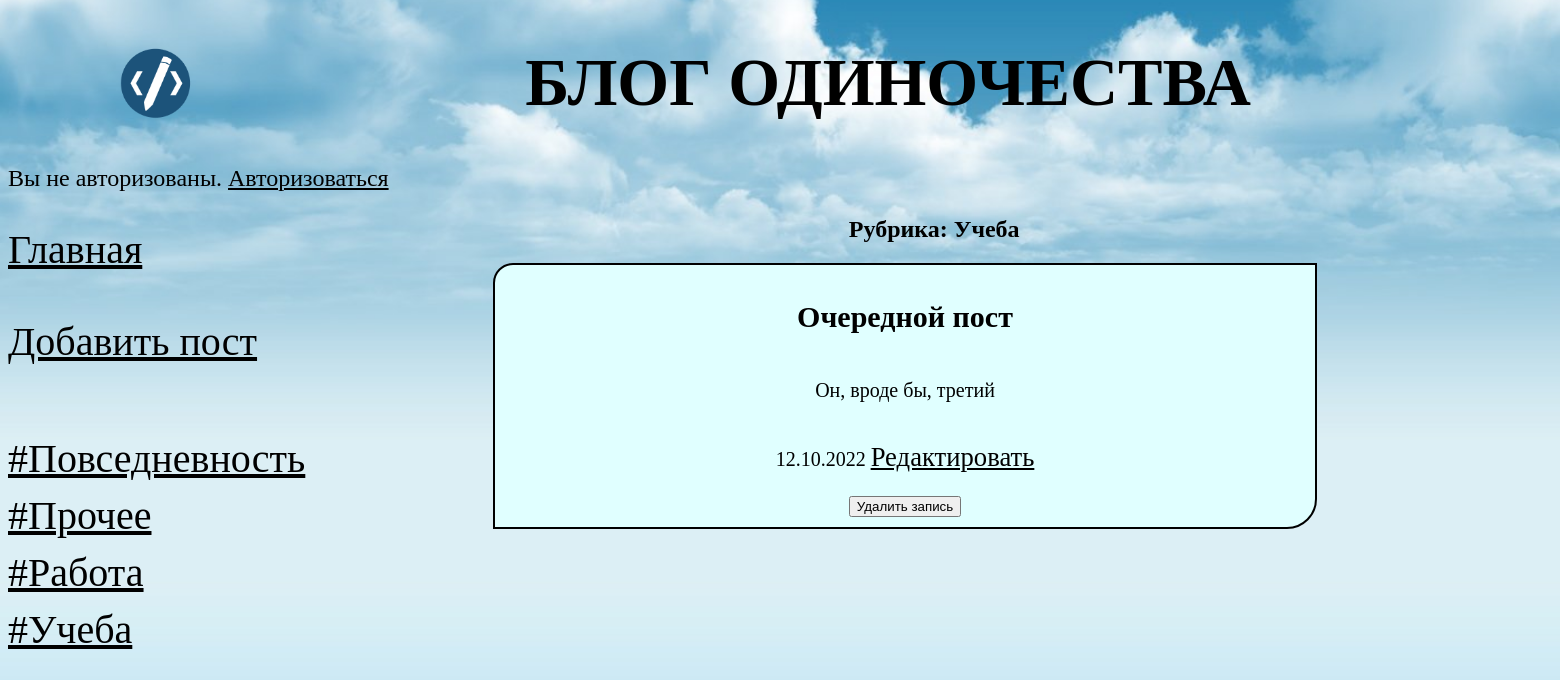
The app's page /bboard/2/, older data.
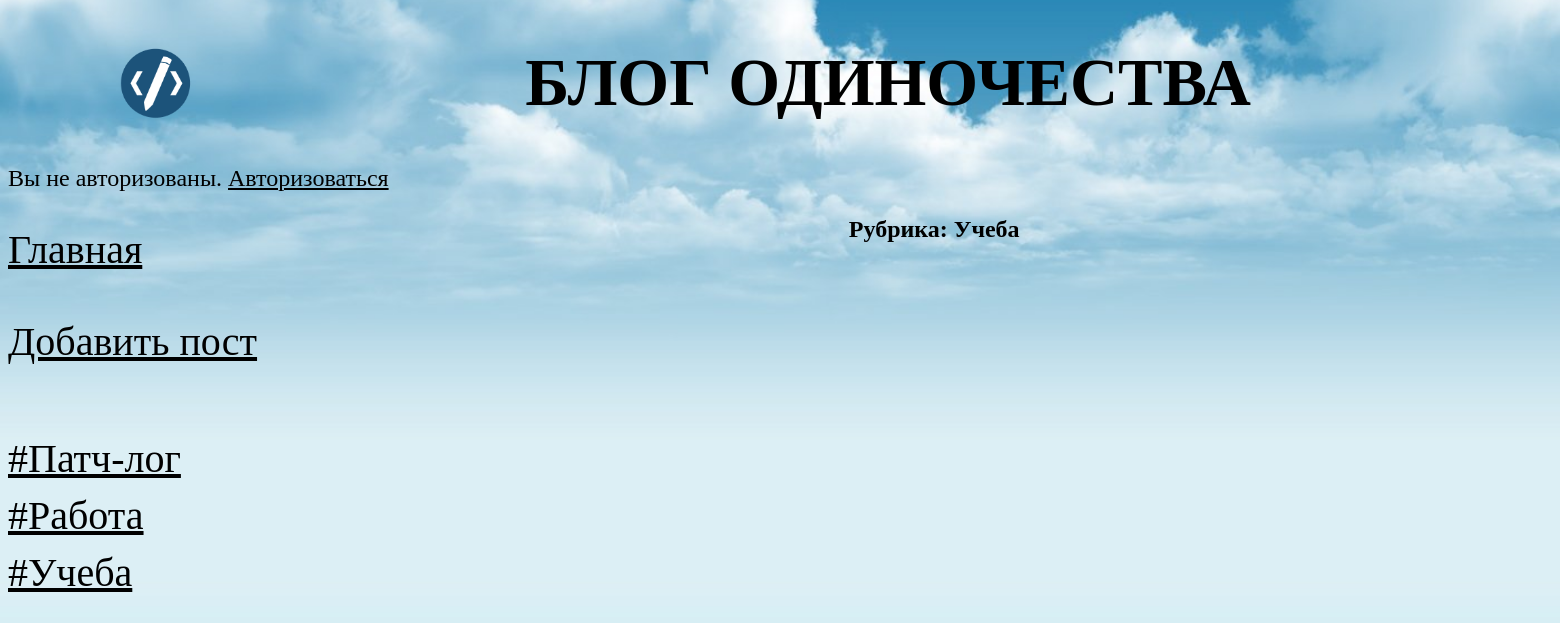
The same page, newer data.
### bboard/models.py (models this page shows, shortened)
class Rubric(models.Model):
    name = models.CharField(max_length=20, verbose_name="Название", db_index=True)
    class Meta:
        verbose_name_plural = "Рубрики"
        verbose_name = "Рубрика"
        ordering = ["name"]

class Bb(models.Model):
    title = models.CharField(max_length=50, verbose_name="Заголовок")
    content = models.TextField(null=True, blank=True, verbose_name="Описание")
    published = models.DateTimeField(
        auto_now_add=True, db_index=True, verbose_name="Опубликовано"
    )
    rubric = models.ForeignKey(
        "Rubric", null=True, on_delete=models.PROTECT, verbose_name="Рубрика"
    )
    class Meta:
        verbose_name_plural = "Посты"
        verbose_name = "Пост"
        ordering = ["-published"]

### bboard/views.py (the view)
# urls.py: path("<int:rubric_id>/",by_rubric, name='by_rubric'),
def by_rubric(request, rubric_id):
    bbs = Bb.objects.filter(rubric=rubric_id)
    rubrics = Rubric.objects.all()
    current_rubric = Rubric.objects.get(pk=rubric_id)
    context = {"bbs": bbs, "rubrics": rubrics, "current_rubric": current_rubric}
    return render(request, "bboard/by_rubric.html", context)

### bboard/templates/bboard/by_rubric.html (shortened to what this page needs)
{% extends "layout/basic.html" %}
{% block content %}
<h2 style="position: relative; left: 43%;">Рубрика: {{ current_rubric.name }}</h2>
{% for bb in bbs %}
<div class="post_block">
   <h2>{{ bb.title }}</h2>
   <p>{{ bb.content }}</p>
   <p>{{ bb.published|date:"d.m.Y" }} <a href="{% url 'post_edit' bb.id %}" class="redact_button">Редактировать</a></p>
   <form method="POST" action="{% url 'post_delete' bb.id %}">
      <button type="submit" >Удалить запись</button>
   </form>
</div>
{% endfor %}
{% endblock %}

### bboard/templates/layout/basic.html (shortened to what this page needs)
{% load static %}
<!DOCTYPE html>
<html>
   <head>
      <link rel="stylesheet" type="text/css"
      href="{% static 'bboard/style.css' %}">
   </head>
   <body>
      <header>
         <h1>Блог одиночества</h1>
         {% if user.is_authenticated %}
         <p><a href="{% url 'logout' %}" style="font-size: 18pt;  color: black;">Выйти</a></p>
         {% else %}
         <p style="font-size: 18pt;  color: black;">Вы не авторизованы. <a href="{% url 'login' %}" style="font-size: 18pt;  color: black;">Авторизоваться</a></p>
         {% endif %}
      </header>
      <nav>
         <a href="{% url 'index' %}" class="pbutton">Главная</a>
         <br>
         <a href="{% url 'add' %}" class="pbutton">Добавить пост</a>
         <br>
         <br>
         {% for rubric in rubrics %}
         <a href="{% url 'by_rubric' rubric.pk %}" class="pbutton">
         #{{ rubric.name }}</a>
         {% endfor %}
      </nav>
      <section>
         {% block content %}
         {% endblock %}
      </section>
   </body>
</html>

### bboard/static/bboard/style.css (style rules this page uses)
header h1 { position: relative; left: 7%; font-size: 50pt; color: black; text-transform: uppercase; text-align: center; background: url("logo.png") left / auto 100% no-repeat; }
.pbutton { color: black; font-size: 30pt; background-color: None ; }
nav { font-size: 16pt; width: 250px; float: left; }
nav a { display: block; margin: 10px 0px; }
section { margin-left: 170px; }
html { background-image: url("bg2.jpg"); background-repeat: no-repeat; background-position: center center; background-attachment: fixed; -webkit-background-size: cover; -moz-background-size: cover; -o-background-size: cover; background-size: cover; }

Row changes from the older to the newer data that the page shows:
removed Rubric: name "Повседневность"
removed Rubric: name "Прочее"
removed Bb: title "Очередной пост", content "Он, вроде бы, третий", published "12.10.2022"
added Rubric: name "Патч-лог"
